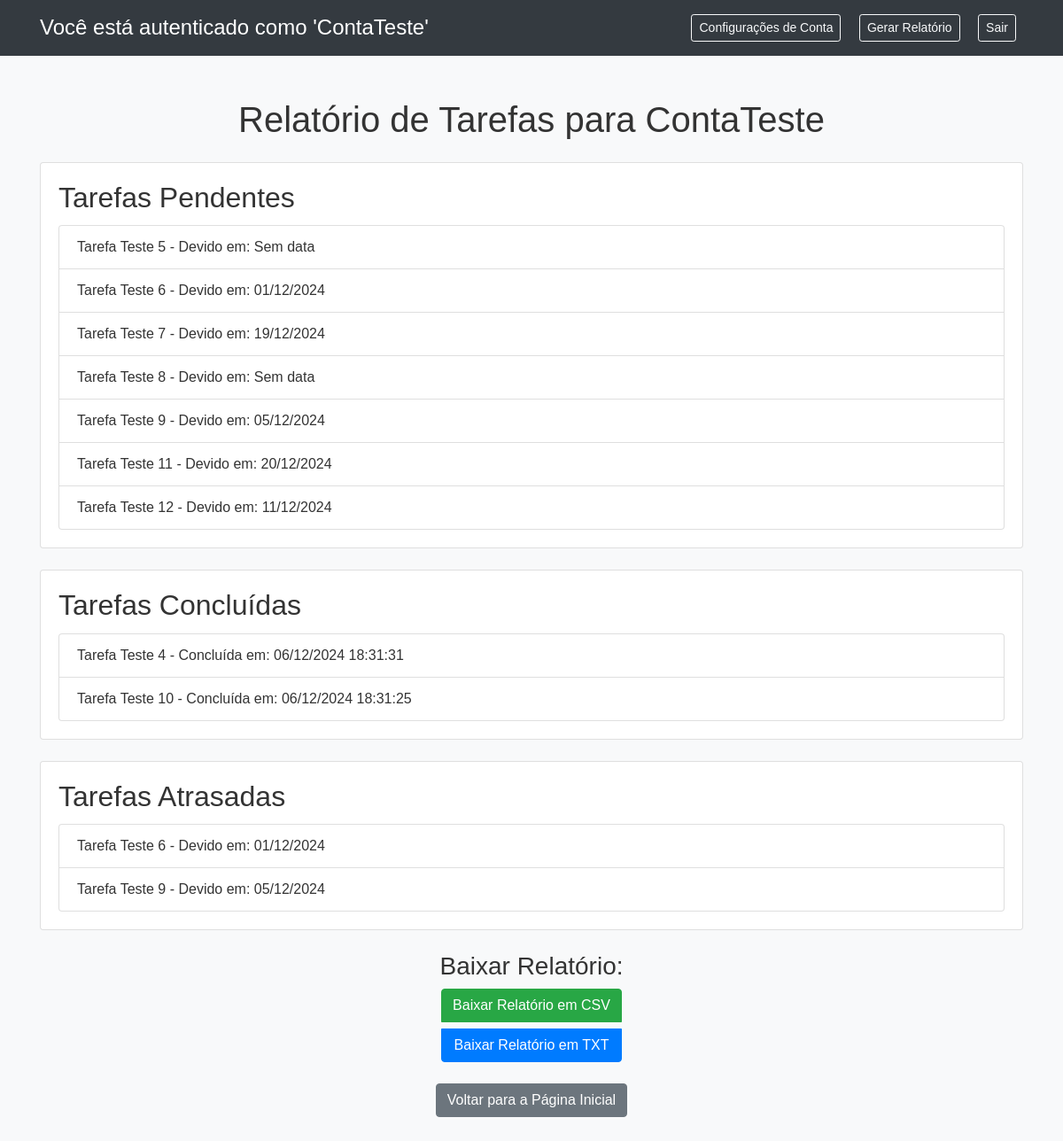
/report (signed in), run on the app's committed database.
### app.py (models this page shows, shortened)
class User(db.Model):
    id = db.Column(db.Integer, primary_key=True)
    username = db.Column(db.String(80), unique=True, nullable=False)
    password = db.Column(db.String(120), nullable=False)

class Task(db.Model):
    id = db.Column(db.Integer, primary_key=True)
    title = db.Column(db.String(120), nullable=False)
    completed = db.Column(db.Boolean, default=False)
    due_date = db.Column(db.DateTime, nullable=True)
    user_id = db.Column(db.Integer, db.ForeignKey('user.id'), nullable=False)
    priority = db.Column(db.Boolean, default=False)
    completed_at = db.Column(db.DateTime, nullable=True)

### app.py (the view)
@app.route('/report', methods=['GET'])
def report():
    if 'user_id' not in session:
        return redirect(url_for('login'))
    user = User.query.get(session['user_id'])
    tasks = Task.query.filter_by(user_id=user.id).all()
    pending_tasks = [task for task in tasks if not task.completed]
    completed_tasks = [task for task in tasks if task.completed]
    overdue_tasks = [task for task in tasks if task.due_date and task.due_date < datetime.now()]
    return render_template('report.html',
                           user=user,
                           pending_tasks=pending_tasks,
                           completed_tasks=completed_tasks,
                           overdue_tasks=overdue_tasks)

### templates/report.html (shortened to what this page needs)
<!DOCTYPE html>
<html lang="pt-BR">
<head>
    <link href="https://stackpath.bootstrapcdn.com/bootstrap/4.5.2/css/bootstrap.min.css" rel="stylesheet">
    <link rel="stylesheet" href="{{ url_for('static', filename='styles.css') }}">
</head>
<body style="background-color: #f8f9fa;">
    <header class="bg-dark text-white p-3 mb-4">
        <div class="container d-flex justify-content-between align-items-center">
            <h1 style="color: rgb(255, 255, 255);" class="h4 mb-0">Você está autenticado como '{{ user.username }}'</h1>
            <div>
                <a href="{{ url_for('account_settings') }}" class="btn btn-outline-light btn-sm mx-2">Configurações de Conta</a>
                <a href="{{ url_for('report') }}" class="btn btn-outline-light btn-sm mx-2">Gerar Relatório</a>
                <a href="{{ url_for('logout') }}" class="btn btn-outline-light btn-sm mx-2">Sair</a>
            </div>
        </div>
    </header>
    <div class="container my-5">
        <div class="text-center">
            <h1 class="mb-4">Relatório de Tarefas para {{ user.username }}</h1>
        </div>
        <div class="card mb-4">
            <div class="card-body">
                <h2 class="card-title">Tarefas Pendentes</h2>
                {% if pending_tasks %}
                    <ul class="list-group">
                        {% for task in pending_tasks %}
                            <li class="list-group-item">
                                {{ task.title }} - Devido em: {{ task.due_date.strftime('%d/%m/%Y') if task.due_date else 'Sem data' }}
                            </li>
                        {% endfor %}
                    </ul>
                {% else %}
                    <p>Nenhuma tarefa pendente.</p>
                {% endif %}
            </div>
        </div>
        <div class="card mb-4">
            <div class="card-body">
                <h2 class="card-title">Tarefas Concluídas</h2>
                {% if completed_tasks %}
                    <ul class="list-group">
                        {% for task in completed_tasks %}
                            <li class="list-group-item">
                                {{ task.title }} - Concluída em: {{ task.completed_at.strftime('%d/%m/%Y %H:%M:%S') }}
                            </li>
                        {% endfor %}
                    </ul>
                {% else %}
                    <p>Nenhuma tarefa concluída.</p>
                {% endif %}
            </div>
        </div>
        <div class="card mb-4">
            <div class="card-body">
                <h2 class="card-title">Tarefas Atrasadas</h2>
                {% if overdue_tasks %}
                    <ul class="list-group">
                        {% for task in overdue_tasks %}
                            <li class="list-group-item">
                                {{ task.title }} - Devido em: {{ task.due_date.strftime('%d/%m/%Y') }}
                            </li>
                        {% endfor %}
                    </ul>
                {% else %}
                    <p>Nenhuma tarefa atrasada.</p>
                {% endif %}
            </div>
        </div>
        <div class="text-center mt-4">
            <h3>Baixar Relatório:</h3>
            <div class="btn-group-vertical">
                <a href="{{ url_for('download_report', report_type='csv') }}" class="btn btn-success mb-2">Baixar Relatório em CSV</a>
                <a href="{{ url_for('download_report', report_type='txt') }}" class="btn btn-primary">Baixar Relatório em TXT</a>
            </div>
        </div>
        <div class="text-center mt-4">
            <a href="{{ url_for('home') }}" class="btn btn-secondary">Voltar para a Página Inicial</a>
        </div>
    </div>
</body>
</html>

### static/styles.css (style rules this page uses)
* { margin: 0; padding: 0; box-sizing: border-box; }
body { font-family: Arial, sans-serif; background-color: #f4f4f4; color: #333; }
header { background-color: #007BFF; color: white; padding: 10px 20px; display: flex; justify-content: space-between; align-items: center; }
h1, h2, h3 { color: #333; }
a { color: #007BFF; text-decoration: none; }

### data on the page
User: username "ContaTeste"
Task: title "Tarefa Teste 5", due_date "Sem data"
Task: title "Tarefa Teste 6", due_date "01/12/2024"
Task: title "Tarefa Teste 7", due_date "19/12/2024"
Task: title "Tarefa Teste 8", due_date "Sem data"
Task: title "Tarefa Teste 9", due_date "05/12/2024"
Task: title "Tarefa Teste 11", due_date "20/12/2024"
Task: title "Tarefa Teste 12", due_date "11/12/2024"
Task: title "Tarefa Teste 4", completed_at "06/12/2024 18:31:31"
Task: title "Tarefa Teste 10", completed_at "06/12/2024 18:31:25"
